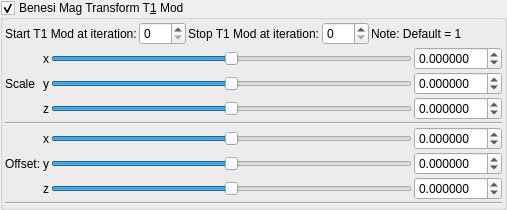
    <widget class="MyGroupBox" name="groupCheck_transf_function_enabledx_false">
     <property name="toolTip">
      <string/>
     </property>
     <property name="title">
      <string>Benesi Mag Transform T&amp;1 Mod</string>
     </property>
     <property name="checkable">
      <bool>true</bool>
     </property>
     <layout class="QVBoxLayout" name="verticalLayout_32" stretch="0,0,0">
      <property name="spacing">
       <number>2</number>
      </property>
      <property name="leftMargin">
       <number>2</number>
      </property>
      <property name="topMargin">
       <number>2</number>
      </property>
      <property name="rightMargin">
       <number>2</number>
      </property>
      <property name="bottomMargin">
       <number>2</number>
      </property>
      <item>
       <layout class="QGridLayout" name="gridLayout_68">
        <property name="spacing">
         <number>2</number>
        </property>
        <item row="1" column="5">
         <spacer name="horizontalSpacer_37">
          <property name="orientation">
           <enum>Qt::Horizontal</enum>
          </property>
          <property name="sizeHint" stdset="0">
           <size>
            <width>40</width>
            <height>20</height>
           </size>
          </property>
         </spacer>
        </item>
        <item row="1" column="2">
         <widget class="QLabel" name="label_250">
          <property name="text">
           <string>Stop T1 Mod at iteration:</string>
          </property>
         </widget>
        </item>
        <item row="1" column="3">
         <widget class="MySpinBox" name="spinboxInt_transf_stop_iterationsTM_1">
          <property name="sizePolicy">
           <sizepolicy hsizetype="Minimum" vsizetype="Maximum">
            <horstretch>0</horstretch>
            <verstretch>0</verstretch>
           </sizepolicy>
          </property>
          <property name="maximum">
           <number>999</number>
          </property>
         </widget>
        </item>
        <item row="1" column="1">
         <widget class="MySpinBox" name="spinboxInt_transf_start_iterations_D">
          <property name="sizePolicy">
           <sizepolicy hsizetype="Minimum" vsizetype="Maximum">
            <horstretch>0</horstretch>
            <verstretch>0</verstretch>
           </sizepolicy>
          </property>
          <property name="maximum">
           <number>999</number>
          </property>
         </widget>
        </item>
        <item row="1" column="0">
         <widget class="QLabel" name="label_251">
          <property name="text">
           <string>Start T1 Mod at iteration:</string>
          </property>
         </widget>
        </item>
        <item row="1" column="4">
         <widget class="QLabel" name="label_141">
          <property name="text">
           <string>Note: Default = 1</string>
          </property>
         </widget>
        </item>
       </layout>
      </item>
      <item>
       <layout class="QGridLayout" name="gridLayout_69">
        <property name="spacing">
         <number>2</number>
        </property>
        <item row="6" column="1">
         <widget class="QLabel" name="label_134">
          <property name="sizePolicy">
           <sizepolicy hsizetype="Preferred" vsizetype="Preferred">
            <horstretch>0</horstretch>
            <verstretch>0</verstretch>
           </sizepolicy>
          </property>
          <property name="text">
           <string notr="true">z</string>
          </property>
          <property name="alignment">
           <set>Qt::AlignRight|Qt::AlignTrailing|Qt::AlignVCenter</set>
          </property>
         </widget>
        </item>
        <item row="5" column="3">
         <widget class="MyDoubleSpinBox" name="spinbox3_transf_addition_constant_111_y">
          <property name="sizePolicy">
           <sizepolicy hsizetype="Minimum" vsizetype="Maximum">
            <horstretch>0</horstretch>
            <verstretch>0</verstretch>
           </sizepolicy>
          </property>
          <property name="prefix">
           <string/>
          </property>
          <property name="suffix">
           <string/>
          </property>
          <property name="decimals">
           <number>6</number>
          </property>
          <property name="minimum">
           <double>-99.989999999999995</double>
          </property>
          <property name="maximum">
           <double>99.989999999999995</double>
          </property>
          <property name="singleStep">
           <double>0.100000000000000</double>
          </property>
         </widget>
        </item>
        <item row="4" column="3">
         <widget class="MyDoubleSpinBox" name="spinbox3_transf_addition_constant_111_x">
          <property name="sizePolicy">
           <sizepolicy hsizetype="Minimum" vsizetype="Maximum">
            <horstretch>0</horstretch>
            <verstretch>0</verstretch>
           </sizepolicy>
          </property>
          <property name="prefix">
           <string/>
          </property>
          <property name="suffix">
           <string/>
          </property>
          <property name="decimals">
           <number>6</number>
          </property>
          <property name="minimum">
           <double>-99.989999999999995</double>
          </property>
          <property name="maximum">
           <double>99.989999999999995</double>
          </property>
          <property name="singleStep">
           <double>0.100000000000000</double>
          </property>
         </widget>
        </item>
        <item row="5" column="2">
         <widget class="QSlider" name="slider3_transf_addition_constant_111_y">
          <property name="sizePolicy">
           <sizepolicy hsizetype="Expanding" vsizetype="Maximum">
            <horstretch>0</horstretch>
            <verstretch>0</verstretch>
           </sizepolicy>
          </property>
          <property name="minimum">
           <number>-5000000</number>
          </property>
          <property name="maximum">
           <number>5000000</number>
          </property>
          <property name="singleStep">
           <number>1</number>
          </property>
          <property name="orientation">
           <enum>Qt::Horizontal</enum>
          </property>
         </widget>
        </item>
        <item row="6" column="3">
         <widget class="MyDoubleSpinBox" name="spinbox3_transf_addition_constant_111_z">
          <property name="sizePolicy">
           <sizepolicy hsizetype="Minimum" vsizetype="Maximum">
            <horstretch>0</horstretch>
            <verstretch>0</verstretch>
           </sizepolicy>
          </property>
          <property name="prefix">
           <string/>
          </property>
          <property name="suffix">
           <string/>
          </property>
          <property name="decimals">
           <number>6</number>
          </property>
          <property name="minimum">
           <double>-99.989999999999995</double>
          </property>
          <property name="maximum">
           <double>99.989999999999995</double>
          </property>
          <property name="singleStep">
           <double>0.100000000000000</double>
          </property>
         </widget>
        </item>
        <item row="2" column="3">
         <widget class="MyDoubleSpinBox" name="spinbox3_transf_scale3D_333_z">
          <property name="sizePolicy">
           <sizepolicy hsizetype="Minimum" vsizetype="Maximum">
            <horstretch>0</horstretch>
            <verstretch>0</verstretch>
           </sizepolicy>
          </property>
          <property name="prefix">
           <string/>
          </property>
          <property name="suffix">
           <string/>
          </property>
          <property name="decimals">
           <number>6</number>
          </property>
          <property name="minimum">
           <double>-99.989999999999995</double>
          </property>
          <property name="maximum">
           <double>99.989999999999995</double>
          </property>
          <property name="singleStep">
           <double>0.100000000000000</double>
          </property>
         </widget>
        </item>
        <item row="2" column="2">
         <widget class="QSlider" name="slider3_transf_scale3D_333_z">
          <property name="sizePolicy">
           <sizepolicy hsizetype="Expanding" vsizetype="Maximum">
            <horstretch>0</horstretch>
            <verstretch>0</verstretch>
           </sizepolicy>
          </property>
          <property name="minimum">
           <number>-5000000</number>
          </property>
          <property name="maximum">
           <number>5000000</number>
          </property>
          <property name="singleStep">
           <number>1</number>
          </property>
          <property name="orientation">
           <enum>Qt::Horizontal</enum>
          </property>
         </widget>
        </item>
        <item row="4" column="2">
         <widget class="QSlider" name="slider3_transf_addition_constant_111_x">
          <property name="sizePolicy">
           <sizepolicy hsizetype="Preferred" vsizetype="Preferred">
            <horstretch>0</horstretch>
            <verstretch>0</verstretch>
           </sizepolicy>
          </property>
          <property name="minimum">
           <number>-5000000</number>
          </property>
          <property name="maximum">
           <number>5000000</number>
          </property>
          <property name="singleStep">
           <number>1</number>
          </property>
          <property name="orientation">
           <enum>Qt::Horizontal</enum>
          </property>
         </widget>
        </item>
        <item row="6" column="2">
         <widget class="QSlider" name="slider3_transf_addition_constant_111_z">
          <property name="sizePolicy">
           <sizepolicy hsizetype="Expanding" vsizetype="Maximum">
            <horstretch>0</horstretch>
            <verstretch>0</verstretch>
           </sizepolicy>
          </property>
          <property name="minimum">
           <number>-5000000</number>
          </property>
          <property name="maximum">
           <number>5000000</number>
          </property>
          <property name="singleStep">
           <number>1</number>
          </property>
          <property name="orientation">
           <enum>Qt::Horizontal</enum>
          </property>
         </widget>
        </item>
        <item row="5" column="0">
         <widget class="QLabel" name="label_260">
          <property name="text">
           <string>Offset:</string>
          </property>
         </widget>
        </item>
        <item row="4" column="1">
         <widget class="QLabel" name="label_135">
          <property name="sizePolicy">
           <sizepolicy hsizetype="Preferred" vsizetype="Preferred">
            <horstretch>0</horstretch>
            <verstretch>0</verstretch>
           </sizepolicy>
          </property>
          <property name="text">
           <string notr="true">x</string>
          </property>
          <property name="alignment">
           <set>Qt::AlignRight|Qt::AlignTrailing|Qt::AlignVCenter</set>
          </property>
         </widget>
        </item>
        <item row="5" column="1">
         <widget class="QLabel" name="label_136">
          <property name="sizePolicy">
           <sizepolicy hsizetype="Preferred" vsizetype="Preferred">
            <horstretch>0</horstretch>
            <verstretch>0</verstretch>
           </sizepolicy>
          </property>
          <property name="text">
           <string notr="true">y</string>
          </property>
          <property name="alignment">
           <set>Qt::AlignRight|Qt::AlignTrailing|Qt::AlignVCenter</set>
          </property>
         </widget>
        </item>
        <item row="1" column="0">
         <widget class="QLabel" name="label_261">
          <property name="text">
           <string>Scale</string>
          </property>
         </widget>
        </item>
        <item row="0" column="1">
         <widget class="QLabel" name="label_137">
          <property name="sizePolicy">
           <sizepolicy hsizetype="Preferred" vsizetype="Preferred">
            <horstretch>0</horstretch>
            <verstretch>0</verstretch>
           </sizepolicy>
          </property>
          <property name="text">
           <string notr="true">x</string>
          </property>
          <property name="alignment">
           <set>Qt::AlignRight|Qt::AlignTrailing|Qt::AlignVCenter</set>
          </property>
         </widget>
        </item>
        <item row="1" column="1">
         <widget class="QLabel" name="label_138">
          <property name="sizePolicy">
           <sizepolicy hsizetype="Preferred" vsizetype="Preferred">
            <horstretch>0</horstretch>
            <verstretch>0</verstretch>
           </sizepolicy>
          </property>
          <property name="text">
           <string notr="true">y</string>
          </property>
          <property name="alignment">
           <set>Qt::AlignRight|Qt::AlignTrailing|Qt::AlignVCenter</set>
          </property>
         </widget>
        </item>
        <item row="2" column="1">
         <widget class="QLabel" name="label_139">
          <property name="sizePolicy">
           <sizepolicy hsizetype="Preferred" vsizetype="Preferred">
            <horstretch>0</horstretch>
            <verstretch>0</verstretch>
           </sizepolicy>
          </property>
          <property name="text">
           <string notr="true">z</string>
          </property>
          <property name="alignment">
           <set>Qt::AlignRight|Qt::AlignTrailing|Qt::AlignVCenter</set>
          </property>
         </widget>
        </item>
        <item row="0" column="2">
         <widget class="QSlider" name="slider3_transf_scale3D_333_x">
          <property name="sizePolicy">
           <sizepolicy hsizetype="Preferred" vsizetype="Preferred">
            <horstretch>0</horstretch>
            <verstretch>0</verstretch>
           </sizepolicy>
          </property>
          <property name="minimum">
           <number>-5000000</number>
          </property>
          <property name="maximum">
           <number>5000000</number>
          </property>
          <property name="singleStep">
           <number>1</number>
          </property>
          <property name="orientation">
           <enum>Qt::Horizontal</enum>
          </property>
         </widget>
        </item>
        <item row="0" column="3">
         <widget class="MyDoubleSpinBox" name="spinbox3_transf_scale3D_333_x">
          <property name="sizePolicy">
           <sizepolicy hsizetype="Minimum" vsizetype="Maximum">
            <horstretch>0</horstretch>
            <verstretch>0</verstretch>
           </sizepolicy>
          </property>
          <property name="prefix">
           <string/>
          </property>
          <property name="suffix">
           <string/>
          </property>
          <property name="decimals">
           <number>6</number>
          </property>
          <property name="minimum">
           <double>-99.989999999999995</double>
          </property>
          <property name="maximum">
           <double>99.989999999999995</double>
          </property>
          <property name="singleStep">
           <double>0.100000000000000</double>
          </property>
         </widget>
        </item>
        <item row="1" column="3">
         <widget class="MyDoubleSpinBox" name="spinbox3_transf_scale3D_333_y">
          <property name="sizePolicy">
           <sizepolicy hsizetype="Minimum" vsizetype="Maximum">
            <horstretch>0</horstretch>
            <verstretch>0</verstretch>
           </sizepolicy>
          </property>
          <property name="prefix">
           <string/>
          </property>
          <property name="suffix">
           <string/>
          </property>
          <property name="decimals">
           <number>6</number>
          </property>
          <property name="minimum">
           <double>-99.989999999999995</double>
          </property>
          <property name="maximum">
           <double>99.989999999999995</double>
          </property>
          <property name="singleStep">
           <double>0.100000000000000</double>
          </property>
         </widget>
        </item>
        <item row="3" column="0" colspan="4">
         <widget class="Line" name="line_54">
          <property name="orientation">
           <enum>Qt::Horizontal</enum>
          </property>
         </widget>
        </item>
        <item row="1" column="2">
         <widget class="QSlider" name="slider3_transf_scale3D_333_y">
          <property name="sizePolicy">
           <sizepolicy hsizetype="Expanding" vsizetype="Maximum">
            <horstretch>0</horstretch>
            <verstretch>0</verstretch>
           </sizepolicy>
          </property>
          <property name="minimum">
           <number>-5000000</number>
          </property>
          <property name="maximum">
           <number>5000000</number>
          </property>
          <property name="singleStep">
           <number>1</number>
          </property>
          <property name="orientation">
           <enum>Qt::Horizontal</enum>
          </property>
         </widget>
        </item>
       </layout>
      </item>
      <item>
       <widget class="Line" name="line_61">
        <property name="orientation">
         <enum>Qt::Horizontal</enum>
        </property>
       </widget>
      </item>
     </layout>
    </widget>
